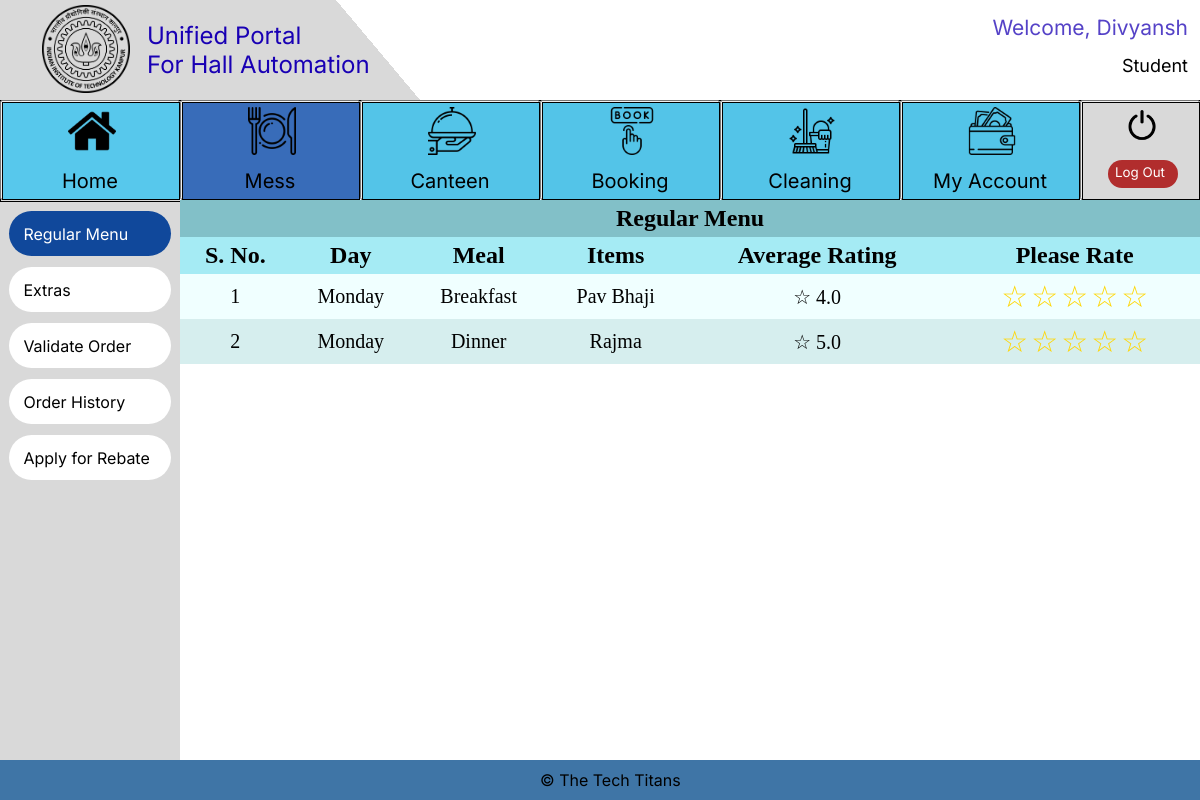
The page /Mess/Student_Regular_Menu (signed in) on the database as committed earlier.
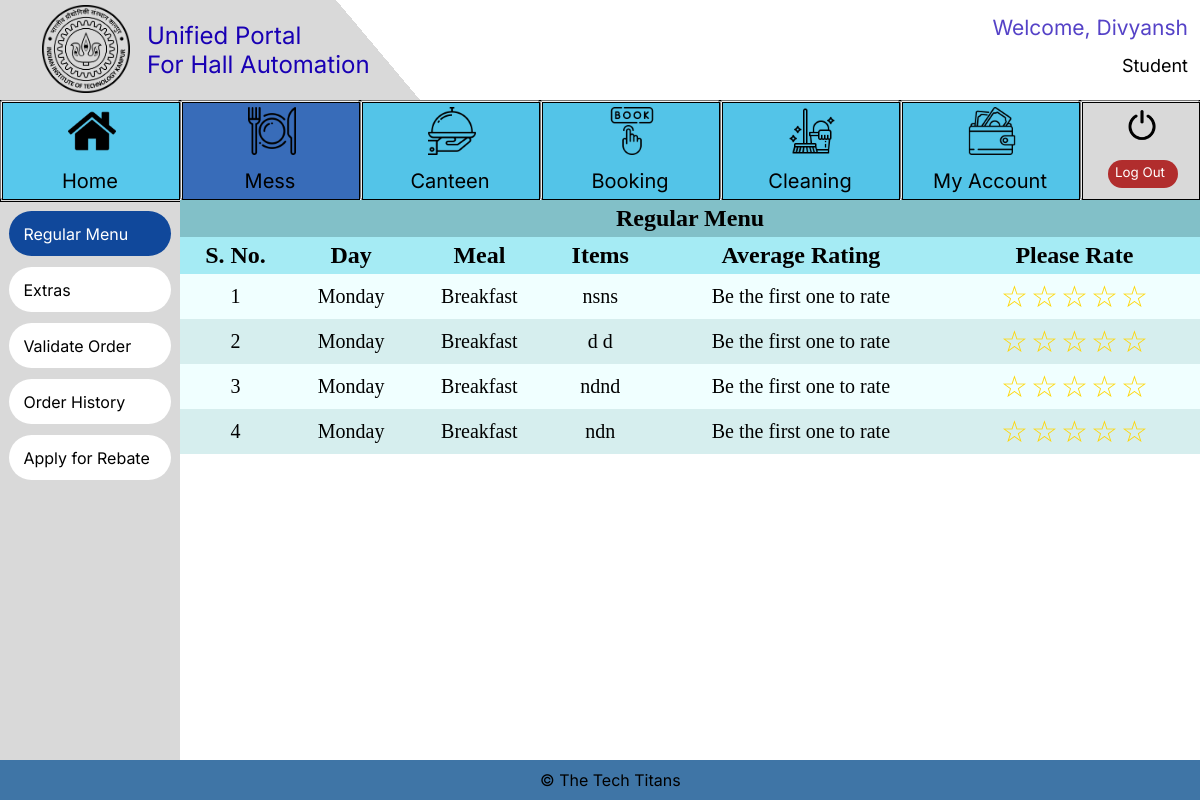
The same page on the database as committed later.
### Mess/models.py (models this page shows)
class Regular_menu(models.Model):
    Day_Choices = (
        ("Monday", "Mon"),
        ("Tuesday", "Tues"),
        ("Wednesday", "Wed"),
        ("Thursday", "Thu"),
        ("Friday", "Fri"),
        ("Saturday", "Sat"),
        ("Sunday", "Sun"),
    )
    Meal_Choices = (("Breakfast", "B"), ("Lunch", "L"), ("Dinner", "D"))
    Day = models.CharField(
        max_length=9,
        choices=Day_Choices,
        default="Mon",
    )
    Meal = models.CharField(
        max_length=9,
        choices=Meal_Choices,
        default="B",
    )
    Items = models.CharField(
        max_length=100,
    )
    Rating = models.FloatField(
        default=0.0,
    )

### Mess/views.py (the view, shortened to what this page needs)
# urls.py: path('Student_Regular_Menu', views.Student_Regular_Menu, name='Student_Regular_Menu'),
def Student_Regular_Menu(request):
    if request.user.is_authenticated:
        if request.user.designation == "Student":
            regular_menu = Regular_menu.objects.all()
            return render(
                request, "Student_Regular_Menu.html", context={"menu": regular_menu}
            )
        else:
            return render(request, "Error.html")
    else:
        return render(request, "Error.html")

### Mess/templates/Student_Regular_Menu.html (shortened to what this page needs)
{%include "student_base.html"%} {%load static%}
<html lang="en">
<head>
  <link rel="stylesheet" href="{%static 'styles.css'%}" />
</head>
<body>
  <div class="main_div">
    <table cellspacing="0" cellpadding="5em">
      <tr>
        <th colspan="6" class="main_head">Regular Menu</th>
      </tr>
      <tr>
        <th>S. No.</th>
        <th>Day</th>
        <th>Meal</th>
        <th>Items</th>
        <th>Average Rating</th>
        <th>Please Rate</th>
      </tr>
      {%for item in menu%}
      <tr>
        <td>{{ forloop.counter }}</td>
        <td>{{item.Day}}</td>
        <td>{{item.Meal}}</td>
        <td>{{item.Items}}</td>
          <td>
            {%if item.Rating%}
             ☆ {{item.Rating}}
            {% else %}
            Be the first one to rate
            {% endif %}
          </td>
        <form method="POST" action="Student_Regular_Menu">
          <td>
            <div class="rating">
                id="5_{{item.id}}"><label for="5_{{item.id}}">☆</label>
                id="4_{{item.id}}"><label for="4_{{item.id}}">☆</label>
                id="3_{{item.id}}"><label for="3_{{item.id}}">☆</label>
                id="2_{{item.id}}"><label for="2_{{item.id}}">☆</label>
                id="1_{{item.id}}"><label for="1_{{item.id}}">☆</label>
            </div>
          </td>
        </form>
      </tr>
      {% endfor %}
    </table>
  </div>
</body>
</html>

Rows that differ between the two databases and show on the page:
removed Regular_menu: Day "Monday", Meal "Breakfast", Items "Pav Bhaji", Rating "4.0"
removed Regular_menu: Day "Monday", Meal "Dinner", Items "Rajma", Rating "5.0"
added Regular_menu: Day "Monday", Meal "Breakfast", Items "nsns", Rating "Be the first one to rate"
added Regular_menu: Day "Monday", Meal "Breakfast", Items "d d", Rating "Be the first one to rate"
added Regular_menu: Day "Monday", Meal "Breakfast", Items "ndnd", Rating "Be the first one to rate"
added Regular_menu: Day "Monday", Meal "Breakfast", Items "ndn", Rating "Be the first one to rate"
